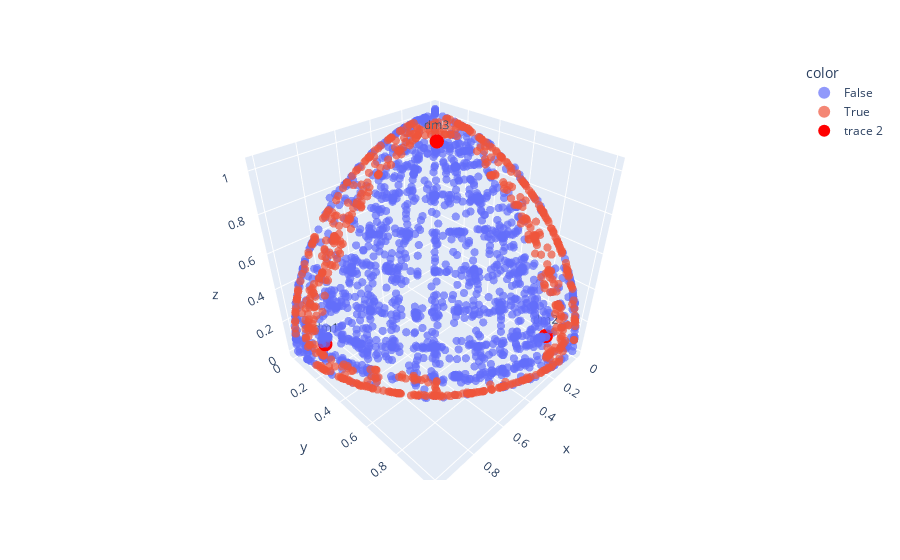

The cell this chart's notebook holds for it:
### Code cell
fig = ex.scatter_3d(
    x=front["f_1"],
    y=front["f_2"],
    z=front["f_3"],
    color=is_nd,
    opacity=0.7,
    size=[5]*len(extras.archive.results.optimal_outputs["f_1"]),
    size_max=8,
)
# marker line width = 0
fig.update_traces(marker=dict(line=dict(width=0)))
# add solutions

fig.add_scatter3d(
    x=[solutions[dm]["f_1"] for dm in solutions],
    y=[solutions[dm]["f_2"] for dm in solutions],
    z=[solutions[dm]["f_3"] for dm in solutions],
    mode="markers+text",
    marker=dict(size=5, color="red"),
    text=["dm1", "dm2", "dm3"],
    textposition="top center",
)

### Figure 1 — Plotly figure (JSON) as saved in the notebook; plotly's stock layout.template omitted (floating-point values rounded to 4 significant figures; data arrays with more than 128 entries replaced by an {"elided": "..."} marker saying what was removed)
{"data": [{"hovertemplate": "color=False<br>x=%{x}<br>y=%{y}<br>z=%{z}<br>size=%{marker.size}<extra></extra>", "legendgroup": "False", "marker": {"color": "#636efa", "line": {"width": 0}, "opacity": 0.7, "size": {"elided": "1696 int values"}, "sizemode": "area", "sizeref": 0.07812, "symbol": "circle"}, "mode": "markers", "name": "False", "scene": "scene", "showlegend": true, "type": "scatter3d", "x": {"elided": "1696 float values"}, "y": {"elided": "1696 float values"}, "z": {"elided": "1696 float values"}}, {"hovertemplate": "color=True<br>x=%{x}<br>y=%{y}<br>z=%{z}<br>size=%{marker.size}<extra></extra>", "legendgroup": "True", "marker": {"color": "#EF553B", "line": {"width": 0}, "opacity": 0.7, "size": {"elided": "656 int values"}, "sizemode": "area", "sizeref": 0.07812, "symbol": "circle"}, "mode": "markers", "name": "True", "scene": "scene", "showlegend": true, "type": "scatter3d", "x": {"elided": "656 float values"}, "y": {"elided": "656 float values"}, "z": {"elided": "656 float values"}}, {"marker": {"color": "red", "size": 5}, "mode": "markers+text", "text": ["dm1", "dm2", "dm3"], "textposition": "top center", "type": "scatter3d", "x": [0.95, 0.21, 0.23], "y": [0.2, 0.95, 0.24], "z": [0.15, 0.21, 0.98]}], "layout": {"legend": {"itemsizing": "constant", "title": {"text": "color"}, "tracegroupgap": 0}, "margin": {"t": 60}, "scene": {"domain": {"x": [0, 1], "y": [0, 1]}, "xaxis": {"title": {"text": "x"}}, "yaxis": {"title": {"text": "y"}}, "zaxis": {"title": {"text": "z"}}}}}
